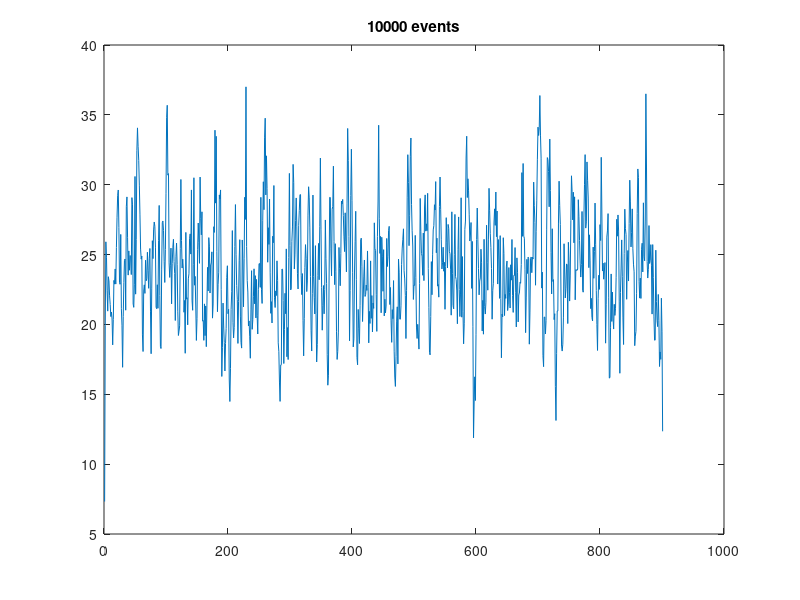

MATLAB code to generate this figure:
function TemporalNoise(varargin)

npts = 1000;
nev = 10000;
len = 50;
j = 1;
while j <= length(varargin)
    if strncmp(varargin{j},'nevents',3)
        j = j+1;
        nev = varargin{j};
    end
    j = j+1;
end

t = -len:len;
y = exp(-abs(t));

V = zeros(1,npts);
r = 50+ceil(rand(1,nev).*(npts-100));
for j = 1:length(r)
    idx = r(j)-50:r(j)+50;
    V(idx) = V(idx)+y;
end
V = V(len:end-len);
plot(V);
title(sprintf('%d events',nev));